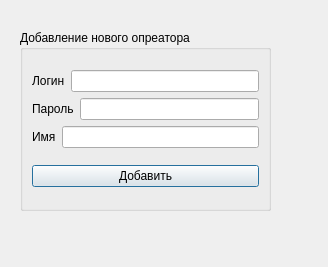
<?xml version="1.0" encoding="UTF-8"?>
<ui version="4.0">
 <class>NewOperator</class>
 <widget class="QDialog" name="NewOperator">
  <property name="geometry">
   <rect>
    <x>0</x>
    <y>0</y>
    <width>328</width>
    <height>267</height>
   </rect>
  </property>
  <property name="windowTitle">
   <string>Dialog</string>
  </property>
  <widget class="QGroupBox" name="groupBox">
   <property name="geometry">
    <rect>
     <x>20</x>
     <y>30</y>
     <width>251</width>
     <height>181</height>
    </rect>
   </property>
   <property name="title">
    <string>Добавление нового опреатора</string>
   </property>
   <layout class="QVBoxLayout" name="verticalLayout_2">
    <item>
     <layout class="QVBoxLayout" name="verticalLayout">
      <item>
       <layout class="QHBoxLayout" name="horizontalLayout">
        <item>
         <widget class="QLabel" name="label">
          <property name="text">
           <string>Логин</string>
          </property>
         </widget>
        </item>
        <item>
         <widget class="QLineEdit" name="login"/>
        </item>
       </layout>
      </item>
      <item>
       <layout class="QHBoxLayout" name="horizontalLayout_2">
        <item>
         <widget class="QLabel" name="label_2">
          <property name="text">
           <string>Пароль</string>
          </property>
         </widget>
        </item>
        <item>
         <widget class="QLineEdit" name="password"/>
        </item>
       </layout>
      </item>
      <item>
       <layout class="QHBoxLayout" name="horizontalLayout_3">
        <item>
         <widget class="QLabel" name="label_3">
          <property name="text">
           <string>Имя</string>
          </property>
         </widget>
        </item>
        <item>
         <widget class="QLineEdit" name="name"/>
        </item>
       </layout>
      </item>
     </layout>
    </item>
    <item>
     <widget class="QPushButton" name="pushButton">
      <property name="text">
       <string>Добавить</string>
      </property>
     </widget>
    </item>
   </layout>
  </widget>
 </widget>
 <resources/>
 <connections/>
</ui>
